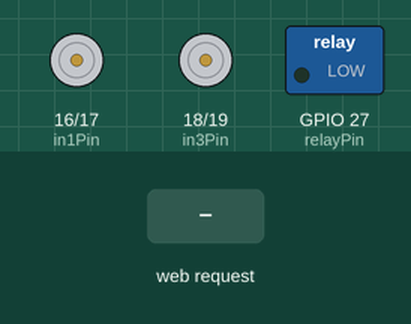
This sketch was run on a simulated ESP32. Parts: motor-driver pin pairs drawn as motors (green arrow = first pin HIGH = forward, orange = second pin HIGH = backward, longer = more drive, scaled by the enable pin), switched loads named in the sketch (green lamp = pin HIGH). Inputs (shaded band) come from the test bench. What the sketch prints to the serial monitor is not drawn.

Above: at 2.2 s.
2.3 s: HTTP request GET /forward received
At 2.7 s:
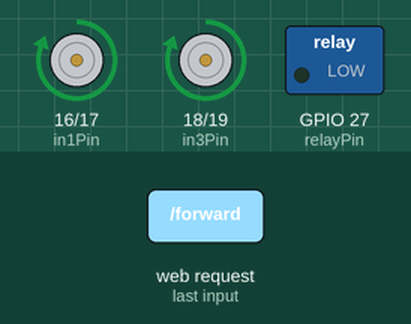
3.8 s: HTTP request GET /backward received
At 5.0 s:
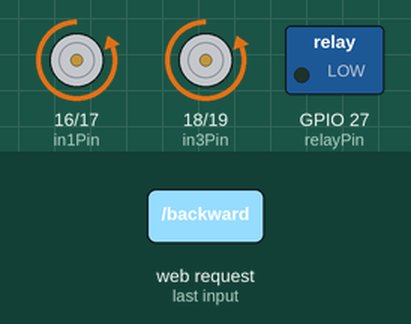
5.3 s: HTTP request GET /left received
At 6.1 s:
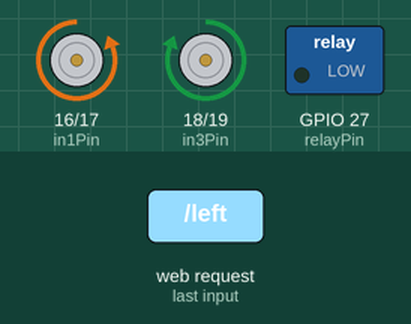
6.8 s: HTTP request GET /right received
At 7.3 s:
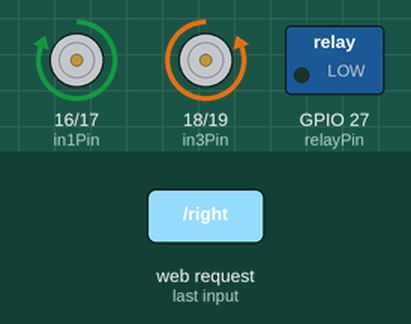
8.3 s: HTTP request GET /spray_on received
At 9.5 s:
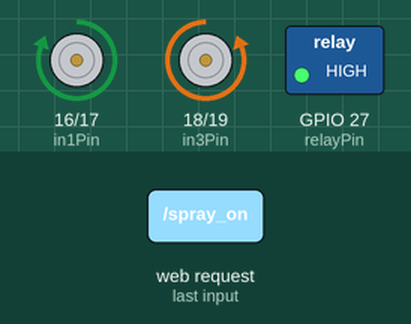
9.8 s: HTTP request GET /stop received
At 10.8 s:
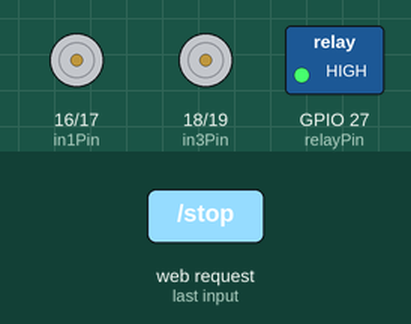
Timing chart, 0 to 12.3 s (numbered marks = the images above; inputs shaded):
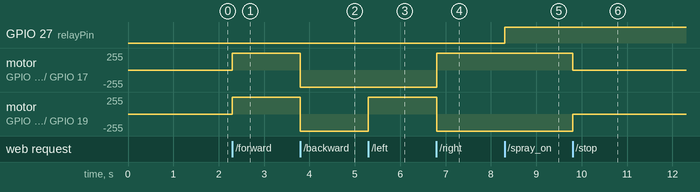

The sketch:

SmartAgroSprayRover.ino
```cpp
#include <WiFi.h>
#include <WebServer.h>
#include <ArduinoJson.h>

// Replace with a secure SSID/password for the ESP32 AP
const char* ssid = "SmartAgroSpray";
const char* password = "SprayRover123";

// Motor pins (L298N)
const int in1Pin = 16; // Motor A input 1
const int in2Pin = 17; // Motor A input 2
const int in3Pin = 18; // Motor B input 1
const int in4Pin = 19; // Motor B input 2
const int enableAPin = 25; // Motor A speed control (PWM)
const int enableBPin = 26; // Motor B speed control (PWM)

const int relayPin = 27; // Relay for pump control

WebServer server(80);

bool sprayActive = false;

void setMotors(bool m1Forward, bool m1Backward, bool m2Forward, bool m2Backward) {
  digitalWrite(in1Pin, m1Forward ? HIGH : LOW);
  digitalWrite(in2Pin, m1Backward ? HIGH : LOW);
  digitalWrite(in3Pin, m2Forward ? HIGH : LOW);
  digitalWrite(in4Pin, m2Backward ? HIGH : LOW);
}

void stopRover() {
  setMotors(false, false, false, false);
  analogWrite(enableAPin, 0);
  analogWrite(enableBPin, 0);
}

void forwardRover() {
  setMotors(true, false, true, false);
  analogWrite(enableAPin, 255);
  analogWrite(enableBPin, 255);
}

void backwardRover() {
  setMotors(false, true, false, true);
  analogWrite(enableAPin, 255);
  analogWrite(enableBPin, 255);
}

void leftRover() {
  setMotors(false, true, true, false);
  analogWrite(enableAPin, 255);
  analogWrite(enableBPin, 255);
}

void rightRover() {
  setMotors(true, false, false, true);
  analogWrite(enableAPin, 255);
  analogWrite(enableBPin, 255);
}

void sprayOn() {
  sprayActive = true;
  digitalWrite(relayPin, HIGH);
}

void sprayOff() {
  sprayActive = false;
  digitalWrite(relayPin, LOW);
}

String createJsonResponse(const String& status, const String& message) {
  StaticJsonDocument<200> doc;
  doc["status"] = status;
  doc["message"] = message;
  doc["spray_active"] = sprayActive;
  doc["timestamp"] = millis();

  String payload;
  serializeJson(doc, payload);
  return payload;
}

void handleForward() {
  forwardRover();
  server.send(200, "application/json", createJsonResponse("ok", "forward"));
}

void handleBackward() {
  backwardRover();
  server.send(200, "application/json", createJsonResponse("ok", "backward"));
}

void handleLeft() {
  leftRover();
  server.send(200, "application/json", createJsonResponse("ok", "left"));
}

void handleRight() {
  rightRover();
  server.send(200, "application/json", createJsonResponse("ok", "right"));
}

void handleStop() {
  stopRover();
  server.send(200, "application/json", createJsonResponse("ok", "stop"));
}

void handleSprayOn() {
  sprayOn();
  server.send(200, "application/json", createJsonResponse("ok", "spray_on"));
}

void handleSprayOff() {
  sprayOff();
  server.send(200, "application/json", createJsonResponse("ok", "spray_off"));
}

void handleStatus() {
  StaticJsonDocument<300> doc;
  doc["status"] = "ok";
  doc["spray_active"] = sprayActive;
  doc["wifi_ssid"] = ssid;
  doc["pump_relay_pin"] = relayPin;
  doc["motor_controller"] = "L298N";
  doc["timestamp"] = millis();

  String payload;
  serializeJson(doc, payload);
  server.send(200, "application/json", payload);
}

void setupRoutes() {
  server.on("/forward", handleForward);
  server.on("/backward", handleBackward);
  server.on("/left", handleLeft);
  server.on("/right", handleRight);
  server.on("/stop", handleStop);
  server.on("/spray_on", handleSprayOn);
  server.on("/spray_off", handleSprayOff);
  server.on("/status", handleStatus);
  server.onNotFound([]() {
    server.send(404, "application/json", createJsonResponse("error", "Endpoint not found"));
  });
}

void setup() {
  pinMode(in1Pin, OUTPUT);
  pinMode(in2Pin, OUTPUT);
  pinMode(in3Pin, OUTPUT);
  pinMode(in4Pin, OUTPUT);
  pinMode(enableAPin, OUTPUT);
  pinMode(enableBPin, OUTPUT);
  pinMode(relayPin, OUTPUT);

  stopRover();
  sprayOff();

  Serial.begin(115200);
  WiFi.softAP(ssid, password);
  delay(1000);

  IPAddress ip = WiFi.softAPIP();
  Serial.print("AP IP address: ");
  Serial.println(ip);
  Serial.print("SSID: ");
  Serial.println(ssid);

  setupRoutes();
  server.begin();
}

void loop() {
  server.handleClient();
}
```

Measured:
- after the input at 2.3 s, motor on GPIO 16 (in1Pin) / GPIO 17 (in2Pin), motor on GPIO 18 (in3Pin) / GPIO 19 (in4Pin): stopped → forward 255/255 at once
- after the input at 3.8 s, motor on GPIO 16 (in1Pin) / GPIO 17 (in2Pin), motor on GPIO 18 (in3Pin) / GPIO 19 (in4Pin): forward 255/255 → backward 255/255 at once
- after the input at 5.3 s, motor on GPIO 18 (in3Pin) / GPIO 19 (in4Pin): backward 255/255 → forward 255/255 at once
- after the input at 6.8 s, motor on GPIO 16 (in1Pin) / GPIO 17 (in2Pin): backward 255/255 → forward 255/255 at once; motor on GPIO 18 (in3Pin) / GPIO 19 (in4Pin): forward 255/255 → backward 255/255 at once
- after the input at 8.3 s, GPIO 27 (relayPin): LOW → HIGH at once
- after the input at 9.8 s, motor on GPIO 16 (in1Pin) / GPIO 17 (in2Pin): forward 255/255 → stopped at once; motor on GPIO 18 (in3Pin) / GPIO 19 (in4Pin): backward 255/255 → stopped at once
